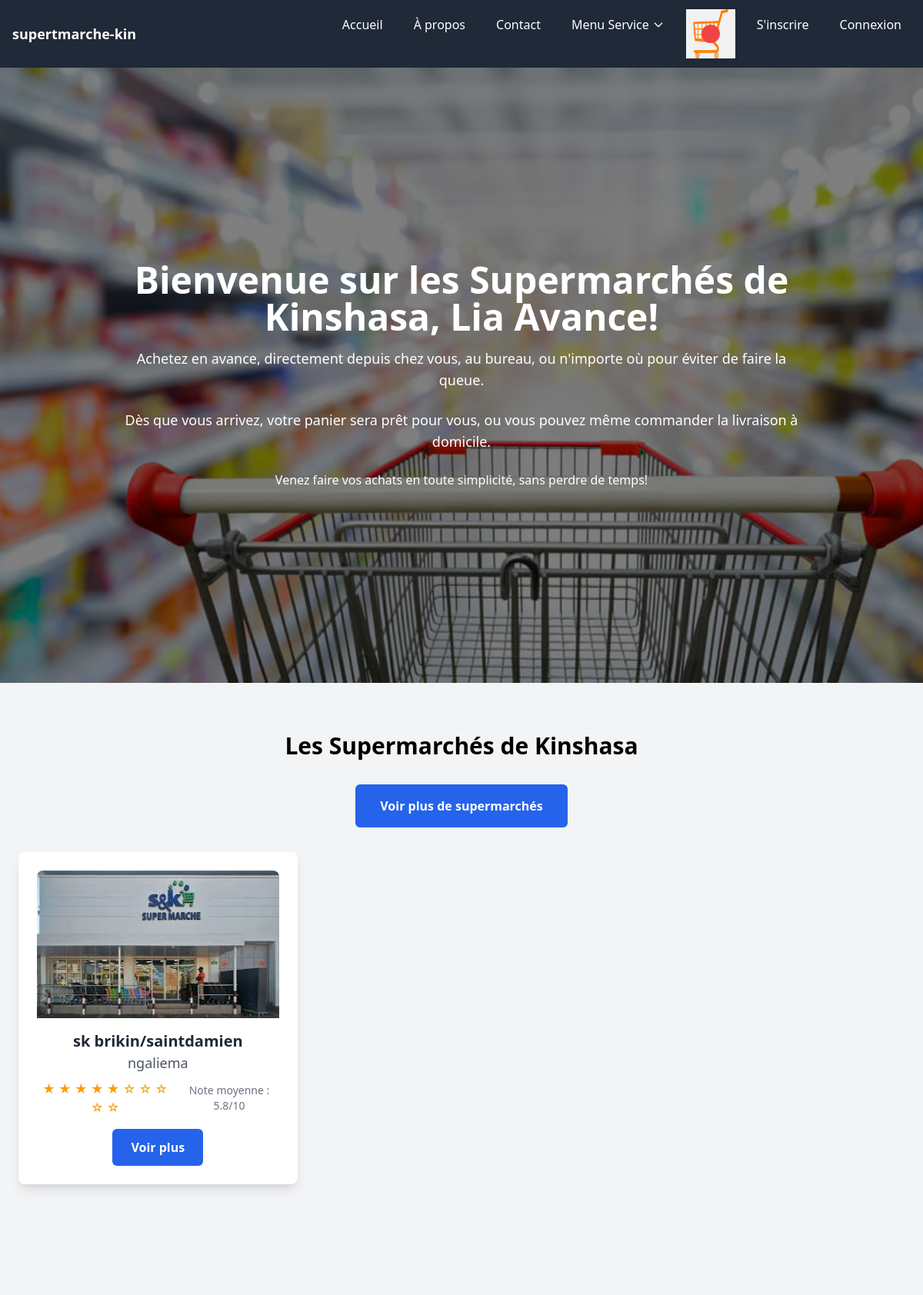
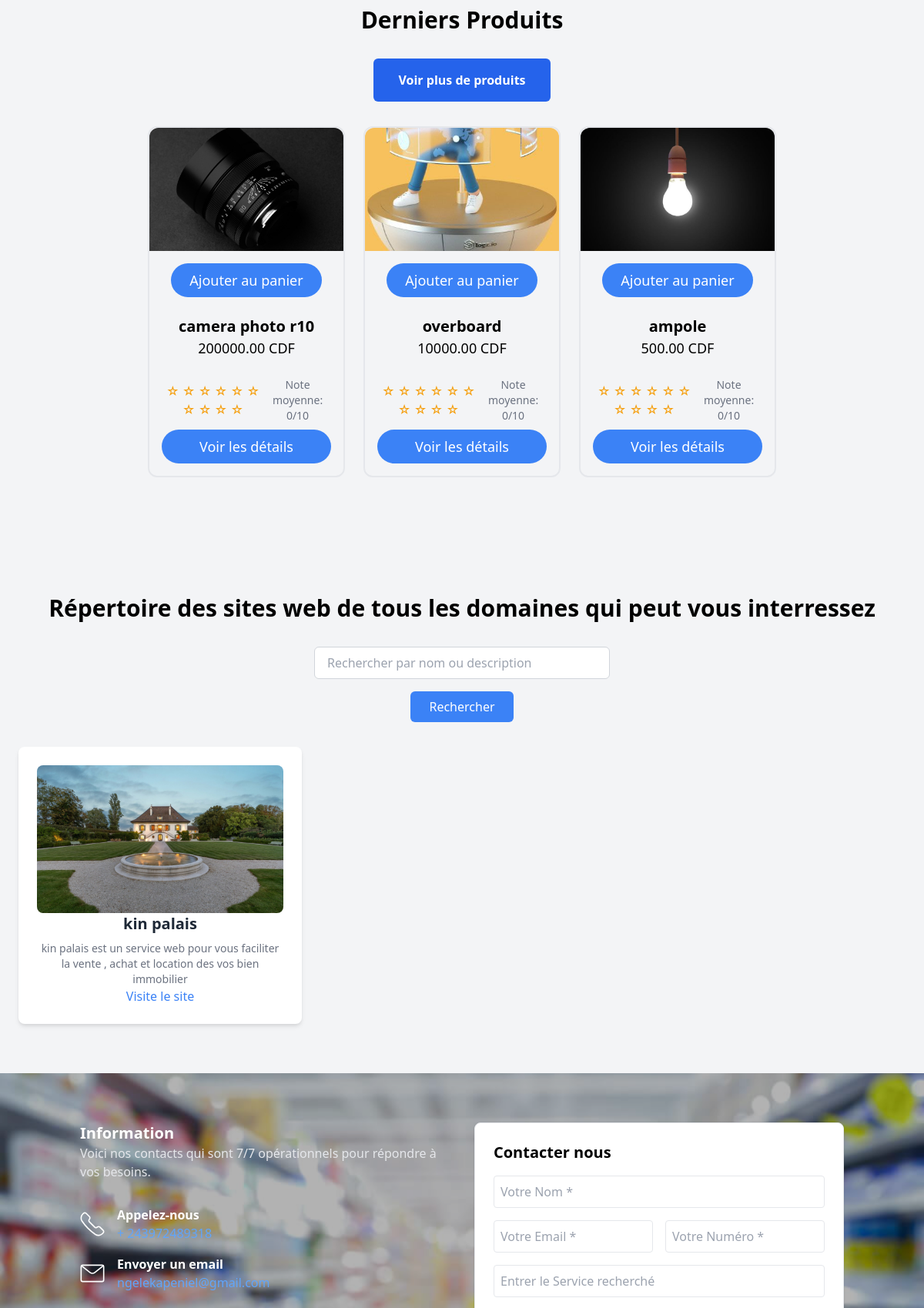
The page / (upper part) on the database its author committed (2 pictures, top to bottom).
### core/models.py (models this page shows, shortened)
class Store(models.Model):
    owner = models.ForeignKey(settings.AUTH_USER_MODEL, on_delete=models.CASCADE, related_name="stores")
    name = models.CharField(max_length=255)
    slug=models.SlugField(blank=True, null=True)
    description = models.TextField()
    thumbnail = models.ImageField(upload_to="img", null=True, blank=True, verbose_name="Image du Store")
    created_at = models.DateTimeField(auto_now_add=True)
    updated_at = models.DateTimeField(auto_now=True, verbose_name="Date de mise à jour")
    commune = models.CharField(max_length=100, choices=COMMUNES_CHOICES, default='kinshasa', verbose_name="Commune")

class Product(models.Model):
    store = models.ForeignKey(Store, on_delete=models.CASCADE, related_name="products")
    category = models.ForeignKey(Category, on_delete=models.CASCADE, related_name="products")
    name = models.CharField(max_length=255)
    description = models.TextField()
    price = models.DecimalField(max_digits=10, decimal_places=2)
    stock = models.PositiveIntegerField()
    image = models.ImageField(upload_to='products/', null=True, blank=True)
    image_galerie = models.ImageField(upload_to='product/galerie/', null=True, blank=True, verbose_name="Image galerie")
    created_at = models.DateTimeField(auto_now_add=True)

### base/models.py (models this page shows, shortened)
class WebsiteLink(models.Model):
    profile_picture = models.ImageField(upload_to='profile_pictures/', null=True, blank=True)
    name = models.CharField(max_length=100)
    website_link = models.URLField(max_length=200, null=True, blank=True)
    description = models.TextField(null=True, blank=True)

### base/views.py (the view)
# urls.py: path('',views.index, name= 'index'),
def index(request):
    stores = Store.objects.all().order_by('-created_at')[:3]
    for store in stores:
        testimonials = Testimonial.objects.filter(store=store)
        if testimonials.exists():
            store.average_rating = testimonials.aggregate(Avg('rating'))['rating__avg']
        else:
            store.average_rating = 0
    products = Product.objects.all().order_by('-created_at')[:3]
    for product in products:
        testimonials = Testimonialproduct.objects.filter(product=product)  # Récupère les témoignages associés
        if testimonials.exists():
            product.average_rating = testimonials.aggregate(Avg('rating'))['rating__avg']
        else:
            product.average_rating = 0
    websites = WebsiteLink.objects.all()
    search_query = request.GET.get('search', '')
    if search_query:
        websites = websites.filter(name__icontains=search_query) | websites.filter(description__icontains=search_query)
    paginator = Paginator(websites, 3)  # 3 WebsiteLinks par page
    page = request.GET.get('page')
    try:
        websites = paginator.page(page)
    except PageNotAnInteger:
        websites = paginator.page(1)
    except EmptyPage:
        websites = paginator.page(paginator.num_pages)
    return render(request, "base/index.html", {
        'stores': stores,  # Liste des 3 derniers magasins
        'products': products,  # Liste des 3 derniers produits
        'websites': websites,  # Liens des sites web avec pagination
        'paginator': paginator,  # Paginator pour la pagination des WebsiteLinks
        'rating_choices': Testimonial.RATING_CHOICES,  # Options de note pour les témoignages
        'range_10': range(1, 11),  # Plage des étoiles pour l'affichage des notes
    })

### core/context_processors.py (called while the page is built)
def cart(request):
    if request.user.is_authenticated:
        cart = get_or_create_cart(request.user)
    else:
        cart = None
    return {'cart': cart}

### base/templates/base/index.html (shortened to what this page needs)
{% extends "base.html" %}
{% load static %}
{% block content %}
<header class="relative bg-gradient-to-r from-gray-900 to-gray-700 h-screen flex items-center" style="background-image: url('{% static "img/her2.jpg" %}'); background-size: cover;">
    <div class="absolute inset-0 opacity-50 bg-black"></div>
    <div class="relative z-10 max-w-4xl mx-auto text-center text-white">
        <h1 class="text-5xl font-bold mb-4">Bienvenue sur les Supermarchés de Kinshasa, Lia Avance!</h1>
        <p class="text-lg mb-6">Achetez en avance, directement depuis chez vous, au bureau, ou n'importe où pour éviter de faire la queue.</p>
        <p class="text-lg mb-6">Dès que vous arrivez, votre panier sera prêt pour vous, ou vous pouvez même commander la livraison à domicile.</p>
        <p class="text-md">Venez faire vos achats en toute simplicité, sans perdre de temps!</p>
    </div>
</header>
<section id="latest_stores" class="py-16 bg-gray-100">
    <div class="max-w-6xl mx-auto text-center">
        <h2 class="text-3xl font-semibold mb-8">Les Supermarchés de Kinshasa</h2>
        <div class="mb-8">
            <a href="{% url 'list_store' %}" class="inline-block px-8 py-4 text-white bg-blue-600 hover:bg-blue-800 rounded-md font-semibold transition duration-300">
                Voir plus de supermarchés
            </a>
        </div>
        <div class="grid grid-cols-1 sm:grid-cols-2 lg:grid-cols-3 xl:grid-cols-4 gap-8">
            {% for store in stores %}
            <div class="transform transition-transform hover:scale-105 hover:shadow-lg duration-300 mb-6">
                <div class="bg-white p-6 rounded-lg shadow-lg hover:shadow-2xl">
                    {% if store.thumbnail %}
                    <img class="w-full h-48 object-cover rounded-t-lg" src="{{ store.thumbnail.url }}" alt="{{ store.name }}">
                    {% else %}
                    <img class="w-full h-48 object-cover rounded-t-lg" src="{% static 'img/default-store.jpg' %}" alt="Image par défaut du Store">
                    {% endif %}
                    <h3 class="text-xl font-semibold text-gray-800 mt-4">{{ store.name }}</h3>
                    <p class="text-lg text-gray-600">{{ store.commune }}</p>
                    <div class="flex items-center mt-2">
                        <p class="text-yellow-500">
                            {% for i in range_10 %}
                                {% if i <= store.average_rating %}
                                    &#9733;
                                {% else %}
                                    &#9734;
                                {% endif %}
                            {% endfor %}
                        </p>
                        <span class="text-sm text-gray-500 ml-2">Note moyenne : {{ store.average_rating|default:"0" }}/10</span>
                    </div>
                    <div class="mt-4">
                        <a href="{% url 'store_detail' store.slug %}" class="inline-block px-6 py-3 text-white bg-blue-600 hover:bg-blue-800 rounded-md font-semibold transition duration-300">
                            Voir plus
                        </a>
                    </div>
                </div>
            </div>
            {% empty %}
            <p class="text-center text-lg text-gray-600">Aucun supermarché trouvé avec ces critères.</p>
            {% endfor %}
        </div>
    </div>
</section>
<section id="produits" class="py-16 bg-gray-100">
    <div class="max-w-6xl mx-auto text-center">
        <h2 class="text-3xl font-semibold mb-8">Derniers Produits</h2>
        <div class="mb-8">
            <a href="{% url 'list_product' %}" class="inline-block px-8 py-4 text-white bg-blue-600 hover:bg-blue-800 rounded-md font-semibold transition duration-300">
                Voir plus de produits
            </a>
        </div>
        <div class="flex flex-wrap gap-6 justify-center">
            {% for product in products %}
            <div class="flex-shrink-0 border-2 border-secondary bg-slate-100 text-black rounded-xl mb-6 cursor-pointer hover:scale-105 hover:shadow-xl hover:bg-slate-200 transition-all duration-300 ease-in-out w-64 h-full flex flex-col">
                <div>
                    <img src="{{ product.image.url }}" alt="{{ product.name }}" class="rounded-t-xl w-full h-40 object-cover" />
                </div>
                <div class="flex flex-col justify-between flex-grow p-4">
                    <form id="add-to-cart-form-{{ product.id }}" action="{% url 'add_to_cart_ajax' product.id %}" method="POST">
                        <button type="submit" class="px-6 py-2 bg-blue-500 text-white rounded-full text-lg hover:bg-blue-600 transition duration-300">
                            Ajouter au panier
                        </button>
                    </form>
                    <div class="flex flex-col items-center my-4">
                        <h1 class="font-semibold text-xl text-primary pt-2 text-center">{{ product.name }}</h1>
                        <h2 class="font-medium text-lg text-center">{{ product.price }} CDF{{ product.store.currency }}</h2>
                    </div>
                    <div class="flex items-center justify-center my-2">
                        <p class="text-yellow-500">
                            {% for i in range_10 %}
                                {% if i <= product.average_rating %}
                                    &#9733;
                                {% else %}
                                    &#9734;
                                {% endif %}
                            {% endfor %}
                        </p>
                        <p class="text-gray-500 text-sm">Note moyenne: {{ product.average_rating|default:"0" }}/10</p>
                    </div>
                    <a href="{% url 'product_detail' product.id %}" class="px-6 py-2 bg-blue-500 text-white rounded-full text-lg hover:bg-blue-600 transition duration-300">
                        Voir les détails
                    </a>
                </div>
            </div>
            {% empty %}
            <p>Aucun produit trouvé pour cette recherche.</p>
            {% endfor %}
        </div>
    </div>
</section>
<section id="website_section" class="py-16 bg-gray-100">
    <div class="max-w-6xl mx-auto text-center">
        <h2 class="text-3xl font-semibold mb-8">Répertoire des sites web de tous les domaines qui peut vous interressez</h2>
        <form method="get" action="#website_section" class="mb-8 flex flex-col items-center space-y-4 px-4">
            <input type="text" name="search" value="{{ request.GET.search }}" placeholder="Rechercher par nom ou description"
                class="px-4 py-2 w-full sm:w-96 border border-gray-300 rounded-md">
            <button type="submit" class="px-6 py-2 bg-blue-500 text-white rounded-md w-full sm:w-auto">Rechercher</button>
        </form>
        {% if websites %}
        <div class="grid grid-cols-1 sm:grid-cols-2 lg:grid-cols-3 gap-6">
            {% for website in websites %}
                <div class="bg-white p-6 rounded-lg shadow-md hover:shadow-lg transition duration-300">
                    <div class="h-48 bg-cover bg-center rounded-lg" style="background-image: url('{{ website.profile_picture.url }}');"></div>
                    <h3 class="text-xl font-bold text-gray-800 mb-2">{{ website.name }}</h3>
                    <p class="text-sm text-gray-500">{{ website.description }}</p>
                    <a href="{{ website.website_link }}" class="text-blue-500 hover:underline">Visite le site</a>
                </div>
            {% endfor %}
        </div>
        {% else %}
        <p class="text-red-500">Aucun site trouvé correspondant à vos critères.</p>
        {% endif %}
    </div>
</section>
<section class="bg-white section-padding relative" style="background-image: url('{% static 'img/her2.jpg' %}'); background-size: cover; background-position: center;">
    <div class="absolute inset-0 bg-black opacity-30"></div>
    <div class="container mx-auto px-4 py-16 relative z-10">
        <div class="flex flex-col md:flex-row mb-32">
            <div class="md:w-1/2 mb-8 animate-box" data-animate-effect="fadeInUp">
                <h5 class="text-xl font-semibold text-white">Information</h5>
                <p class="mb-8 text-gray-200">Voici nos contacts qui sont 7/7 opérationnels pour répondre à vos besoins.</p>
                <div class="flex items-center mb-4">
                    <div class="mr-4">
                        <img src="{% static 'img/icons/c1.svg' %}" alt="" class="w-8 h-8">
                    </div>
                    <div>
                        <div class="font-semibold text-white">Appelez-nous</div>
                        <div class="text-gray-200"><a href="tel:0972489318" class="text-blue-400 hover:underline">+ 243972489318</a></div>
                    </div>
                </div>
                <div class="flex items-center">
                    <div class="mr-4">
                        <img src="{% static 'img/icons/c2.svg' %}" alt="" class="w-8 h-8">
                    </div>
                    <div>
                        <div class="font-semibold text-white">Envoyer un email</div>
                        <div class="text-gray-200"><a href="mailto:ngelekapeniel@gmail.com" class="text-blue-400 hover:underline">ngelekapeniel@gmail.com</a></div>
                    </div>
                </div>
            </div>
            <div class="md:w-1/2 md:ml-8 animate-box" data-animate-effect="fadeInUp">
                <div class="form-box p-6 border rounded-lg shadow bg-white">
                    <h5 class="text-xl font-semibold mb-4">Contacter nous</h5>
                    <form action="https://api.web3forms.com/submit" method="POST">
                        <div class="mb-4">
                            <input name="name" type="text" required placeholder="Votre Nom *" class="w-full p-2 border rounded" />
                        </div>
                        <div class="flex mb-4">
                            <div class="w-1/2 pr-2">
                                <input name="email" type="email" required placeholder="Votre Email *" class="w-full p-2 border rounded" />
                            </div>
                            <div class="w-1/2 pl-2">
                                <input name="phone" type="text" required placeholder="Votre Numéro *" class="w-full p-2 border rounded" />
                            </div>
                        </div>
                        <div class="mb-4">
                            <input name="subject" type="text" required placeholder="Entrer le Service recherché" class="w-full p-2 border rounded" />
                        </div>
                    </form>
                </div>
            </div>
        </div>
    </div>
  </section>
{% endblock content %}

### rows shown on the page
Store: thumbnail (picture), name "sk brikin/saintdamien", commune "ngaliema", average_rating "5.8"
Product: image (picture), name "camera photo r10", price "200000.00", average_rating "0"
Product: image (picture), name "overboard", price "10000.00", average_rating "0"
Product: image (picture), name "ampole", price "500.00", average_rating "0"
WebsiteLink: profile_picture (picture), name "kin palais", description "kin palais est un service web pour vous faciliter la vente , achat et location des vos bien immobilier"
